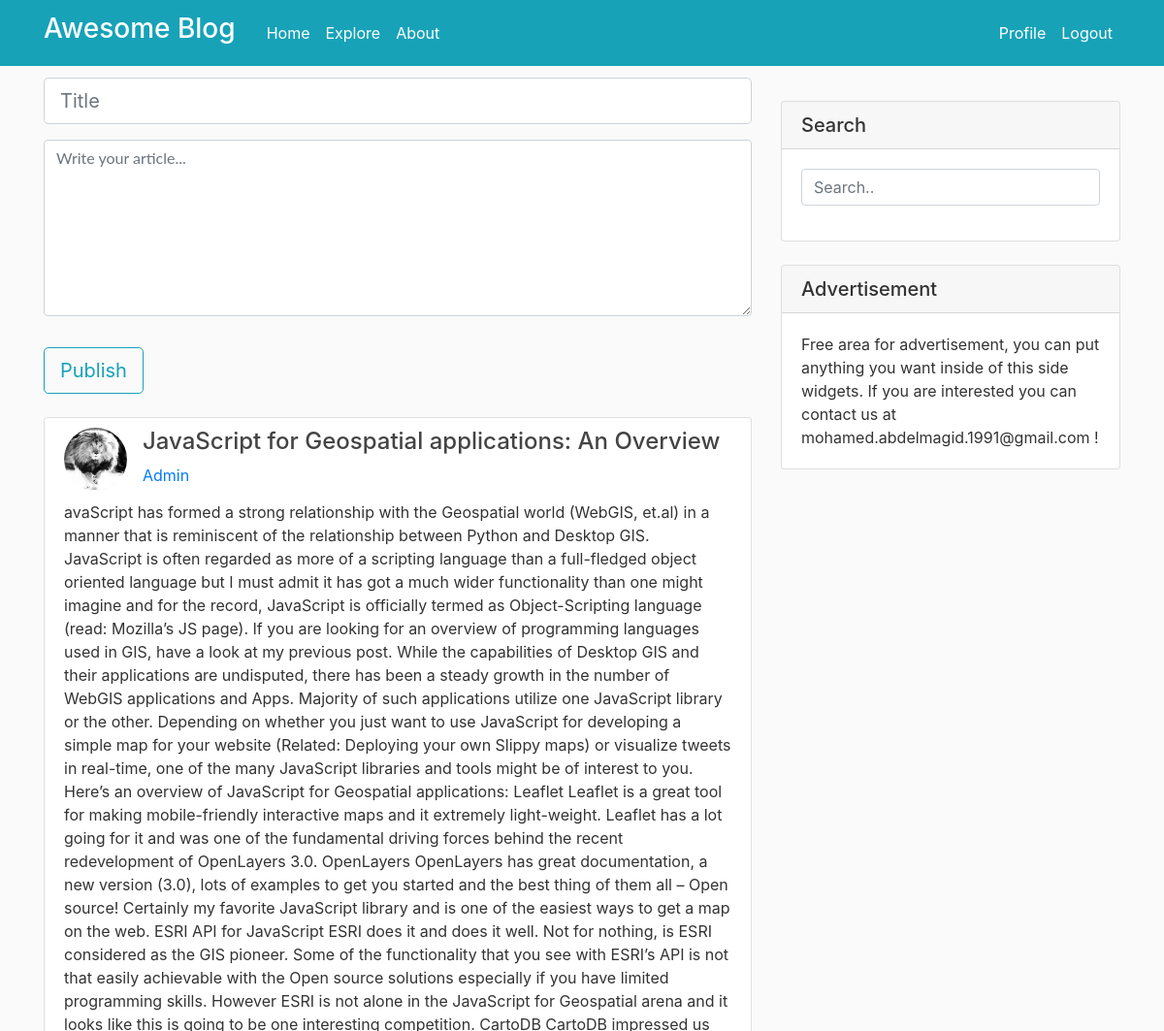
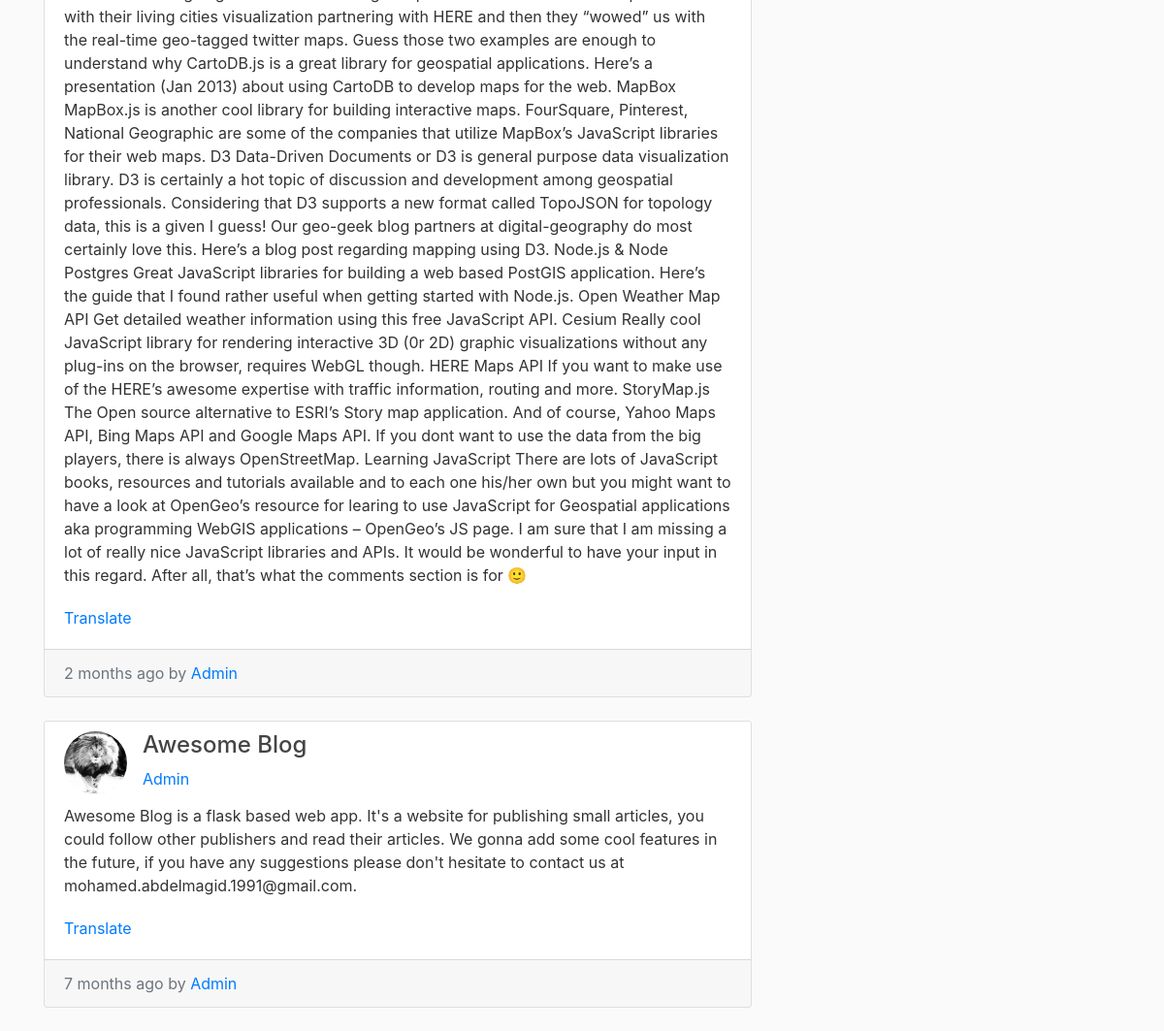
Screenshot of /home (signed in) with the database file from the repository (2 pictures, top to bottom).
### webapp/models.py (models this page shows, shortened)
class SearchableMixin(object):
    @classmethod
    def before_commit(cls, session):
        session._changes = {
            'add': list(session.new),
            'update': list(session.dirty),
            'delete': list(session.deleted)
        }
    @classmethod
    def after_commit(cls, session):
        for obj in session._changes['add']:
            if isinstance(obj, SearchableMixin):
                add_to_index(obj.__tablename__, obj)
        for obj in session._changes['update']:
            if isinstance(obj, SearchableMixin):
                add_to_index(obj.__tablename__, obj)
        for obj in session._changes['delete']:
            if isinstance(obj, SearchableMixin):
                remove_from_index(obj.__tablename__, obj)
        session._changes = None

class Post(SearchableMixin, db.Model):
    __searchable__ = ['content', 'title']
    id = db.Column(db.Integer, primary_key=True)
    title = db.Column(db.String(100), nullable=False)
    date_posted = db.Column(db.DateTime, nullable=False, default=datetime.utcnow)
    content = db.Column(db.Text, nullable=False)
    user_id = db.Column(db.Integer, db.ForeignKey('user.id'), nullable=False)
    language = db.Column(db.String(5))

class User(UserMixin, db.Model):
    id = db.Column(db.Integer, primary_key=True)
    username = db.Column(db.String(64), index=True, unique=True, nullable=False)
    email = db.Column(db.String(120), index=True, unique=True, nullable=False)
    image_file = db.Column(db.String(20), nullable=False, default='default.png')
    password_hash = db.Column(db.String(128))
    about_me = db.Column(db.String(140))
    last_seen = db.Column(db.DateTime, default=datetime.utcnow)
    followed = db.relationship(
        'User', secondary=followers,
        primaryjoin=(followers.c.follower_id == id),
        secondaryjoin=(followers.c.followed_id == id),
        backref=db.backref('followers', lazy='dynamic'), lazy='dynamic')
    posts = db.relationship('Post', backref='author', lazy='dynamic')
    def followed_posts(self):
        return Post.query.join(
            followers, (followers.c.followed_id == Post.user_id)).filter(
                followers.c.follower_id == self.id).order_by(
                    Post.date_posted.desc())

### webapp/main/routes.py (the view, shortened to what this page needs)
@main.route('/', methods=['GET', 'POST'])
@main.route('/home', methods=['GET', 'POST'])
@login_required
def home():
    form = PostForm()
    page = request.args.get('page', 1, type=int)
    followed_posts = current_user.followed_posts()
    posts = followed_posts.paginate(page, current_app.config['POSTS_PER_PAGE'], False)
    next_url = url_for('main.home', page=posts.next_num) if posts.has_next else None
    prev_url = url_for('main.home', page=posts.prev_num) if posts.has_prev else None
    num_of_posts = followed_posts.count()
    displayPagination = num_of_posts > current_app.config['POSTS_PER_PAGE']
    return render_template('home.html', title='Home', form=form,
                           posts=posts.items, next_url=next_url,
                           prev_url=prev_url, num_of_posts=num_of_posts, display=displayPagination)

### webapp/main/forms.py
class SearchForm(FlaskForm):
    q = StringField('Search', validators=[DataRequired()])
    def __init__(self, *args, **kwargs):
        if 'formdata' not in kwargs:
            kwargs['formdata'] = request.args
        if 'csrf_enabled' not in kwargs:
            kwargs['csrf_enabled'] = False
        super(SearchForm, self).__init__(*args, **kwargs)

class PostForm(FlaskForm):
    title = StringField('Title', validators=[DataRequired(), Length(min=1, max=140)])
    content = TextAreaField('Content', validators=[DataRequired()])
    submit = SubmitField('Publish')

### webapp/main/routes.py (called while the page is built)
@main.before_request
def before_request():
    if current_user.is_authenticated:
        current_user.last_seen = datetime.utcnow()
        db.session.commit()
        g.search_form = SearchForm()

### webapp/models.py (called while the page is built)
@login.user_loader
def load_user(id):
    return User.query.get(int(id))

### webapp/templates/home.html (shortened to what this page needs)
{% extends 'layout.html' %}
{% block app_content %}
    {% if form %}
    <form method="POST" action="">
        <fieldset class="form-group">
            <div class="form-group">
                {% if form.title.errors %}
                    {{ form.title(class="form-control form-control-lg is-invalid") }}
                    <div class="invalid-feedback">
                        {% for error in form.title.errors %}
                            <span>{{ error }}</span>
                        {% endfor %}
                    </div>
                {% else %}
                    {{ form.title(class="form-control form-control-lg", id="titleArea", rows="1", placeholder="Title") }}
                {% endif %}
            </div>
            <div class="form-group">
                {% if form.content.errors %}
                    {{ form.content(class="form-control form-control-lg is-invalid") }}
                    <div class="invalid-feedback">
                        {% for error in form.content.errors %}
                            <span>{{ error }}</span>
                        {% endfor %}
                    </div>
                {% else %}
                    {{ form.content(class="form-control", id="contentTextArea", rows="7", placeholder="Write your article...") }}
                {% endif %}
            </div>
        </fieldset>
        <div class="form-group">
            {{ form.submit(class="btn btn-outline-info btn-lg") }}
        </div>
    </form>
    {% endif %}
    {% for post in posts %}
        {% include '_post.html' %}
    {% endfor %}
{% endblock %}

### webapp/templates/_post.html
<div class="card my-4">
    <article class="media content-section border-0 mb-0">
        <img class="rounded-circle article-img" src="{{ url_for('static', filename='pics/' + post.author.image_file) }}">
        <div class="media-body">
            <h4 class="article-title">{{ post.title }}</h4>
            <span class="popup">
                <a href="/account/{{ post.author.username }}"> {{ post.author.username }}</a>
            </span>
        </div>
    </article>
    <div id="post{{ post.id }}" class="card-body pt-0">
        <p class="card-text">{{ post.content }}</p>
    </div>
    {% if post.language and post.language != 'ar' %}
    <div class="card-body pt-0" id="translation{{ post.id }}">
        <p class="card-text">
            <a href="javascript:translate(
                '#post{{ post.id }}',
                '#translation{{ post.id }}',
                '{{ post.language }}',
                'ar');"
            >Translate</a>
        </p>
    </div>
    {% endif %}
    <div class="card-footer text-muted">
        {{ moment(post.date_posted).fromNow() }} by
        <span class="popup">
            <a href="/account/{{ post.author.username }}"> {{ post.author.username }}</a>
        </span>
    </div>
</div>

### webapp/static/css/custom.css (style rules this page uses)
body { background: #fafafa; color: #333333; margin-top: 5rem; }
form textarea { width: 100%; font-family: Lato; font-size: 18px; padding: 12px 20px; box-sizing: border-box; border: none; background-color: #F3F6F6; margin-bottom: 10px; }
.content-section { background: #ffffff; padding: 10px 20px; border: 1px solid #dddddd; border-radius: 3px; }
.article-title { color: #444444; }
.article-img { height: 65px; width: 65px; margin-right: 16px; }

### rows the page displays
Post: image_file (picture), title "JavaScript for Geospatial applications: An Overview", author.username "Admin", content "avaScript has formed a strong relationship with the Geospatial world (WebGIS, et.al) in a manner that is reminiscent of the relationship between Python and Desktop GIS. JavaScript is often regarded as more of a scripting language than a full-fledged object oriented language but I must admit it has got a much wider functionality than one might imagine and for the record, JavaScript is officially termed as Object-Scripting language (read: Mozilla’s JS page). If you are looking for an overview of programming languages used in GIS, have a look at my previous post. While the capabilities of Desktop GIS and their applications are undisputed, there has been a steady growth in the number of WebGIS…", date_posted "2 months ago"
Post: image_file (picture), title "Awesome Blog", author.username "Admin", content "Awesome Blog is a flask based web app. It's a website for publishing small articles, you could follow other publishers and read their articles. We gonna add some cool features in the future, if you have any suggestions please don't hesitate to contact us at mohamed.abdelmagid.1991@gmail.com.", date_posted "7 months ago"
